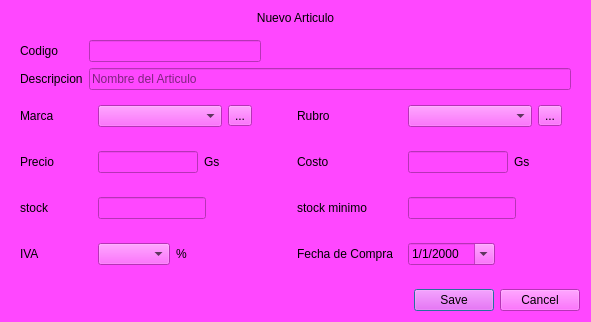
<?xml version="1.0" encoding="UTF-8"?>
<ui version="4.0">
 <class>addItemDialog</class>
 <widget class="QDialog" name="addItemDialog">
  <property name="geometry">
   <rect>
    <x>0</x>
    <y>0</y>
    <width>591</width>
    <height>322</height>
   </rect>
  </property>
  <property name="windowTitle">
   <string>Dialog</string>
  </property>
  <property name="styleSheet">
   <string notr="true">background: rgb(255, 71, 255)</string>
  </property>
  <layout class="QVBoxLayout" name="verticalLayout">
   <item>
    <widget class="QLabel" name="label_title">
     <property name="sizePolicy">
      <sizepolicy hsizetype="Preferred" vsizetype="Maximum">
       <horstretch>0</horstretch>
       <verstretch>0</verstretch>
      </sizepolicy>
     </property>
     <property name="text">
      <string>Nuevo Articulo</string>
     </property>
     <property name="scaledContents">
      <bool>false</bool>
     </property>
     <property name="alignment">
      <set>Qt::AlignCenter</set>
     </property>
     <property name="buddy">
      <cstring></cstring>
     </property>
    </widget>
   </item>
   <item>
    <widget class="QWidget" name="widget" native="true">
     <layout class="QGridLayout" name="gridLayout">
      <item row="8" column="4">
       <widget class="QLabel" name="label_buyDate">
        <property name="text">
         <string>Fecha de Compra</string>
        </property>
       </widget>
      </item>
      <item row="0" column="1">
       <widget class="QLabel" name="label_code">
        <property name="text">
         <string>Codigo</string>
        </property>
       </widget>
      </item>
      <item row="7" column="2">
       <widget class="QWidget" name="widget_7" native="true">
        <layout class="QHBoxLayout" name="horizontalLayout_6">
         <item>
          <widget class="QLineEdit" name="lineEdit_stock">
           <property name="inputMask">
            <string/>
           </property>
          </widget>
         </item>
         <item>
          <spacer name="horizontalSpacer_4">
           <property name="orientation">
            <enum>Qt::Horizontal</enum>
           </property>
           <property name="sizeHint" stdset="0">
            <size>
             <width>40</width>
             <height>20</height>
            </size>
           </property>
          </spacer>
         </item>
        </layout>
       </widget>
      </item>
      <item row="7" column="4">
       <widget class="QLabel" name="label_stockmin">
        <property name="text">
         <string>stock minimo</string>
        </property>
       </widget>
      </item>
      <item row="8" column="5">
       <widget class="QWidget" name="widget_9" native="true">
        <layout class="QHBoxLayout" name="horizontalLayout_8">
         <item>
          <widget class="QDateEdit" name="dateEdit">
           <property name="currentSection">
            <enum>QDateTimeEdit::DaySection</enum>
           </property>
           <property name="displayFormat">
            <string>d/M/yyyy</string>
           </property>
           <property name="calendarPopup">
            <bool>true</bool>
           </property>
          </widget>
         </item>
         <item>
          <spacer name="horizontalSpacer_6">
           <property name="orientation">
            <enum>Qt::Horizontal</enum>
           </property>
           <property name="sizeHint" stdset="0">
            <size>
             <width>40</width>
             <height>20</height>
            </size>
           </property>
          </spacer>
         </item>
        </layout>
       </widget>
      </item>
      <item row="4" column="5">
       <widget class="QWidget" name="widget_6" native="true">
        <layout class="QHBoxLayout" name="horizontalLayout_5">
         <item>
          <widget class="QLineEdit" name="lineEdit_cost"/>
         </item>
         <item>
          <widget class="QLabel" name="label_4">
           <property name="text">
            <string>Gs</string>
           </property>
          </widget>
         </item>
         <item>
          <spacer name="horizontalSpacer_3">
           <property name="orientation">
            <enum>Qt::Horizontal</enum>
           </property>
           <property name="sizeHint" stdset="0">
            <size>
             <width>40</width>
             <height>20</height>
            </size>
           </property>
          </spacer>
         </item>
        </layout>
       </widget>
      </item>
      <item row="4" column="4">
       <widget class="QLabel" name="label_cost">
        <property name="text">
         <string>Costo</string>
        </property>
       </widget>
      </item>
      <item row="2" column="2">
       <widget class="QWidget" name="widget_2" native="true">
        <layout class="QHBoxLayout" name="horizontalLayout">
         <item>
          <widget class="QComboBox" name="comboBox_brand"/>
         </item>
         <item>
          <widget class="QToolButton" name="button_modifyBrandTable">
           <property name="text">
            <string>...</string>
           </property>
          </widget>
         </item>
        </layout>
       </widget>
      </item>
      <item row="2" column="5">
       <widget class="QWidget" name="widget_3" native="true">
        <layout class="QHBoxLayout" name="horizontalLayout_2">
         <item>
          <widget class="QComboBox" name="comboBox_type"/>
         </item>
         <item>
          <widget class="QToolButton" name="button_modifyTypeTable">
           <property name="text">
            <string>...</string>
           </property>
          </widget>
         </item>
        </layout>
       </widget>
      </item>
      <item row="8" column="1">
       <widget class="QLabel" name="label_vat">
        <property name="text">
         <string>IVA</string>
        </property>
       </widget>
      </item>
      <item row="2" column="1">
       <widget class="QLabel" name="label_brand">
        <property name="text">
         <string>Marca</string>
        </property>
       </widget>
      </item>
      <item row="4" column="2">
       <widget class="QWidget" name="widget_5" native="true">
        <layout class="QHBoxLayout" name="horizontalLayout_4">
         <item>
          <widget class="QLineEdit" name="lineEdit_price">
           <property name="inputMask">
            <string/>
           </property>
          </widget>
         </item>
         <item>
          <widget class="QLabel" name="label_3">
           <property name="text">
            <string>Gs</string>
           </property>
          </widget>
         </item>
         <item>
          <spacer name="horizontalSpacer_2">
           <property name="orientation">
            <enum>Qt::Horizontal</enum>
           </property>
           <property name="sizeHint" stdset="0">
            <size>
             <width>40</width>
             <height>20</height>
            </size>
           </property>
          </spacer>
         </item>
        </layout>
       </widget>
      </item>
      <item row="0" column="2">
       <widget class="QLineEdit" name="lineEdit_code">
        <property name="inputMask">
         <string/>
        </property>
       </widget>
      </item>
      <item row="8" column="2">
       <widget class="QWidget" name="widget_4" native="true">
        <layout class="QHBoxLayout" name="horizontalLayout_3">
         <item>
          <widget class="QComboBox" name="comboBox_vat"/>
         </item>
         <item>
          <widget class="QLabel" name="label_2">
           <property name="sizePolicy">
            <sizepolicy hsizetype="Maximum" vsizetype="Preferred">
             <horstretch>0</horstretch>
             <verstretch>0</verstretch>
            </sizepolicy>
           </property>
           <property name="text">
            <string>%</string>
           </property>
           <property name="alignment">
            <set>Qt::AlignCenter</set>
           </property>
          </widget>
         </item>
         <item>
          <spacer name="horizontalSpacer">
           <property name="orientation">
            <enum>Qt::Horizontal</enum>
           </property>
           <property name="sizeHint" stdset="0">
            <size>
             <width>40</width>
             <height>20</height>
            </size>
           </property>
          </spacer>
         </item>
        </layout>
       </widget>
      </item>
      <item row="1" column="1">
       <widget class="QLabel" name="label_description">
        <property name="text">
         <string>Descripcion</string>
        </property>
       </widget>
      </item>
      <item row="2" column="4">
       <widget class="QLabel" name="label_type">
        <property name="text">
         <string>Rubro</string>
        </property>
       </widget>
      </item>
      <item row="1" column="2" colspan="4">
       <widget class="QLineEdit" name="lineEdit_description">
        <property name="placeholderText">
         <string>Nombre del Articulo</string>
        </property>
       </widget>
      </item>
      <item row="7" column="5">
       <widget class="QWidget" name="widget_8" native="true">
        <layout class="QHBoxLayout" name="horizontalLayout_7">
         <item>
          <widget class="QLineEdit" name="lineEdit_stockmin">
           <property name="inputMask">
            <string/>
           </property>
          </widget>
         </item>
         <item>
          <spacer name="horizontalSpacer_5">
           <property name="orientation">
            <enum>Qt::Horizontal</enum>
           </property>
           <property name="sizeHint" stdset="0">
            <size>
             <width>40</width>
             <height>20</height>
            </size>
           </property>
          </spacer>
         </item>
        </layout>
       </widget>
      </item>
      <item row="4" column="1">
       <widget class="QLabel" name="label_price">
        <property name="text">
         <string>Precio</string>
        </property>
       </widget>
      </item>
      <item row="7" column="1">
       <widget class="QLabel" name="label_stock">
        <property name="text">
         <string>stock</string>
        </property>
       </widget>
      </item>
      <item row="2" column="3">
       <spacer name="horizontalSpacer_7">
        <property name="orientation">
         <enum>Qt::Horizontal</enum>
        </property>
        <property name="sizeHint" stdset="0">
         <size>
          <width>40</width>
          <height>20</height>
         </size>
        </property>
       </spacer>
      </item>
     </layout>
    </widget>
   </item>
   <item>
    <widget class="QDialogButtonBox" name="buttonBox">
     <property name="locale">
      <locale language="Spanish" country="Paraguay"/>
     </property>
     <property name="orientation">
      <enum>Qt::Horizontal</enum>
     </property>
     <property name="standardButtons">
      <set>QDialogButtonBox::Cancel|QDialogButtonBox::Save</set>
     </property>
    </widget>
   </item>
  </layout>
 </widget>
 <resources/>
 <connections>
  <connection>
   <sender>buttonBox</sender>
   <signal>accepted()</signal>
   <receiver>addItemDialog</receiver>
   <slot>accept()</slot>
   <hints>
    <hint type="sourcelabel">
     <x>248</x>
     <y>254</y>
    </hint>
    <hint type="destinationlabel">
     <x>157</x>
     <y>274</y>
    </hint>
   </hints>
  </connection>
  <connection>
   <sender>buttonBox</sender>
   <signal>rejected()</signal>
   <receiver>addItemDialog</receiver>
   <slot>reject()</slot>
   <hints>
    <hint type="sourcelabel">
     <x>316</x>
     <y>260</y>
    </hint>
    <hint type="destinationlabel">
     <x>286</x>
     <y>274</y>
    </hint>
   </hints>
  </connection>
 </connections>
</ui>
